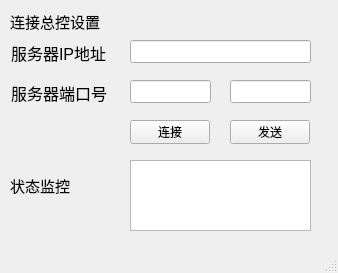
<?xml version="1.0" encoding="UTF-8"?>
<ui version="4.0">
 <class>ConnectToGen</class>
 <widget class="QMainWindow" name="ConnectToGen">
  <property name="geometry">
   <rect>
    <x>0</x>
    <y>0</y>
    <width>338</width>
    <height>273</height>
   </rect>
  </property>
  <property name="windowTitle">
   <string>MainWindow</string>
  </property>
  <widget class="QWidget" name="centralwidget">
   <widget class="QTextEdit" name="textEditMoni">
    <property name="geometry">
     <rect>
      <x>130</x>
      <y>160</y>
      <width>181</width>
      <height>71</height>
     </rect>
    </property>
   </widget>
   <widget class="QLabel" name="label_4">
    <property name="geometry">
     <rect>
      <x>10</x>
      <y>170</y>
      <width>91</width>
      <height>31</height>
     </rect>
    </property>
    <property name="text">
     <string>&lt;html&gt;&lt;head/&gt;&lt;body&gt;&lt;p&gt;&lt;span style=&quot; font-size:11pt;&quot;&gt;状态监控&lt;/span&gt;&lt;/p&gt;&lt;/body&gt;&lt;/html&gt;</string>
    </property>
   </widget>
   <widget class="QLabel" name="topicLabel">
    <property name="geometry">
     <rect>
      <x>10</x>
      <y>10</y>
      <width>101</width>
      <height>21</height>
     </rect>
    </property>
    <property name="text">
     <string>&lt;html&gt;&lt;head/&gt;&lt;body&gt;&lt;p&gt;&lt;span style=&quot; font-size:11pt;&quot;&gt;连接总控设置&lt;/span&gt;&lt;/p&gt;&lt;/body&gt;&lt;/html&gt;</string>
    </property>
    <property name="textFormat">
     <enum>Qt::AutoText</enum>
    </property>
   </widget>
   <widget class="QLabel" name="label_2">
    <property name="geometry">
     <rect>
      <x>11</x>
      <y>41</y>
      <width>111</width>
      <height>21</height>
     </rect>
    </property>
    <property name="text">
     <string>&lt;html&gt;&lt;head/&gt;&lt;body&gt;&lt;p&gt;&lt;span style=&quot; font-size:12pt;&quot;&gt;服务器IP地址&lt;/span&gt;&lt;/p&gt;&lt;/body&gt;&lt;/html&gt;</string>
    </property>
   </widget>
   <widget class="QLineEdit" name="lineEditIP">
    <property name="geometry">
     <rect>
      <x>130</x>
      <y>40</y>
      <width>181</width>
      <height>23</height>
     </rect>
    </property>
   </widget>
   <widget class="QLineEdit" name="lineEditPort1">
    <property name="geometry">
     <rect>
      <x>130</x>
      <y>80</y>
      <width>81</width>
      <height>23</height>
     </rect>
    </property>
   </widget>
   <widget class="QLabel" name="label_3">
    <property name="geometry">
     <rect>
      <x>11</x>
      <y>81</y>
      <width>111</width>
      <height>21</height>
     </rect>
    </property>
    <property name="minimumSize">
     <size>
      <width>111</width>
      <height>0</height>
     </size>
    </property>
    <property name="text">
     <string>&lt;html&gt;&lt;head/&gt;&lt;body&gt;&lt;p&gt;&lt;span style=&quot; font-size:12pt;&quot;&gt;服务器端口号&lt;/span&gt;&lt;/p&gt;&lt;/body&gt;&lt;/html&gt;</string>
    </property>
   </widget>
   <widget class="QPushButton" name="Btncon">
    <property name="geometry">
     <rect>
      <x>130</x>
      <y>120</y>
      <width>80</width>
      <height>24</height>
     </rect>
    </property>
    <property name="text">
     <string>连接</string>
    </property>
   </widget>
   <widget class="QPushButton" name="Btnsend">
    <property name="geometry">
     <rect>
      <x>230</x>
      <y>120</y>
      <width>80</width>
      <height>24</height>
     </rect>
    </property>
    <property name="text">
     <string>发送</string>
    </property>
   </widget>
   <widget class="QLineEdit" name="lineEditPort2">
    <property name="geometry">
     <rect>
      <x>230</x>
      <y>80</y>
      <width>81</width>
      <height>23</height>
     </rect>
    </property>
   </widget>
  </widget>
  <widget class="QMenuBar" name="menubar">
   <property name="geometry">
    <rect>
     <x>0</x>
     <y>0</y>
     <width>338</width>
     <height>21</height>
    </rect>
   </property>
  </widget>
  <widget class="QStatusBar" name="statusbar"/>
 </widget>
 <resources/>
 <connections/>
</ui>
